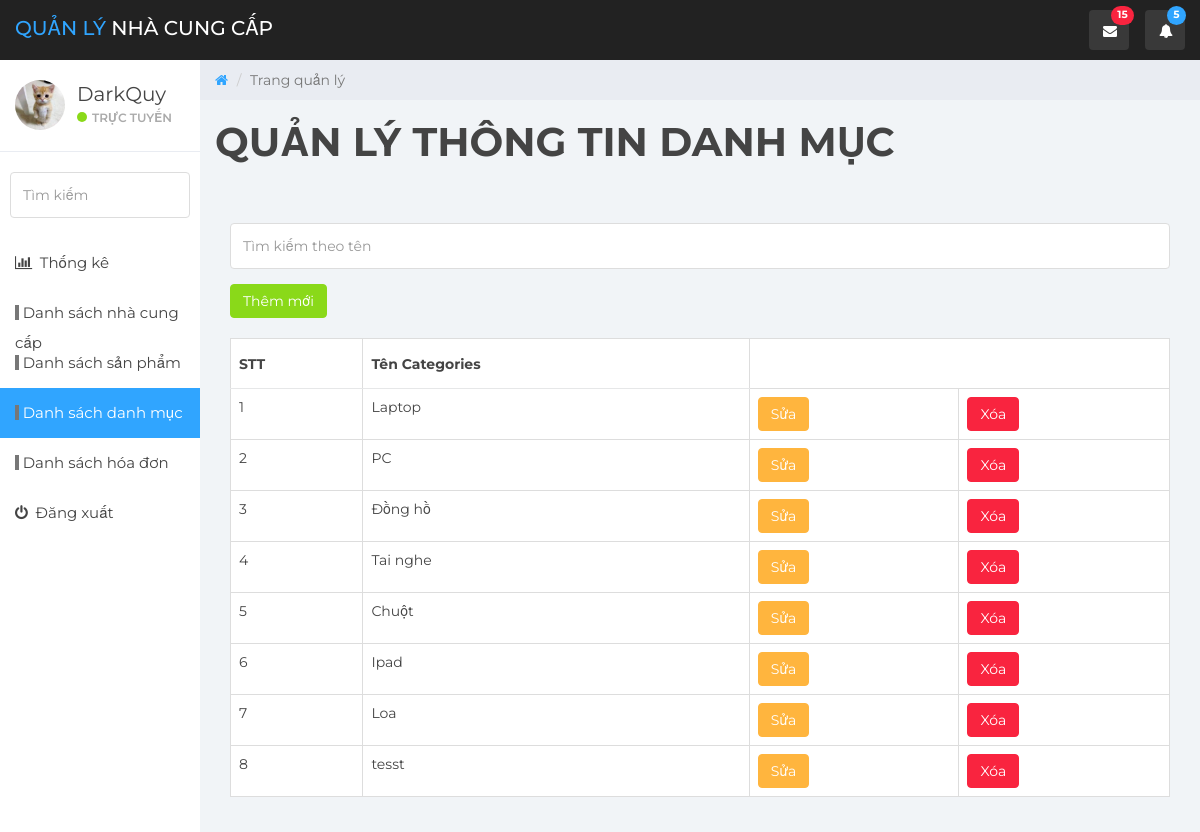
Screenshot of /admin/qldm.php (signed in) with the database file from the repository.
### tables this page shows
CREATE TABLE `danh_muc` (
  `id` int(11) NOT NULL,
  `ten` varchar(255) NOT NULL
);

### admin/dbhelp.php (called while the page is built, shortened)
<?php
function executeResult($sql)
{
	$conn = mysqli_connect(HOST, USERNAME, PASSWORD, DATABASE);
	$resultset = mysqli_query($conn, $sql);
	$list      = [];
	while ($row = mysqli_fetch_array($resultset, 1)) {
		$list[] = $row;
	}
	return $list;
}

### admin/qldm.php (the view, shortened to what this page needs)
<?php
require_once('dbhelp.php');
?>
<!DOCTYPE html>
<html>
<head>
    <link href="css/bootstrap.min.css" rel="stylesheet">
    <link href="css/font-awesome.min.css" rel="stylesheet">
    <link href="css/datepicker3.css" rel="stylesheet">
    <link href="css/styles.css" rel="stylesheet">
</head>
<body>
    <nav class="navbar navbar-custom navbar-fixed-top" role="navigation">
        <div class="container-fluid">
            <div class="navbar-header">
                <a class="navbar-brand" href="admin.php"><span>Quản Lý</span> NHÀ CUNG CẤP </a>
                <ul class="nav navbar-top-links navbar-right">
                    <li class="dropdown"><a class="dropdown-toggle count-info" data-toggle="dropdown" href="admin.php">
                            <em class="fa fa-envelope"></em><span class="label label-danger">15</span>
                        </a>
                    </li>
                    <li class="dropdown"><a class="dropdown-toggle count-info" data-toggle="dropdown" href="#">
                            <em class="fa fa-bell"></em><span class="label label-info">5</span>
                        </a>
                    </li>
                </ul>
            </div>
        </div>
    </nav>
    <div id="sidebar-collapse" class="col-sm-3 col-lg-2 sidebar">
        <div class="profile-sidebar">
            <div class="profile-userpic">
                <img src="./images/download.jpg" class="img-responsive" alt="">
            </div>
            <div class="profile-usertitle">
                <div class="profile-usertitle-name">DarkQuy</div>
                <div class="profile-usertitle-status"><span class="indicator label-success"></span>Trực tuyến</div>
            </div>
        </div>
        <form role="search">
            <div class="form-group">
                <input type="text" class="form-control" placeholder="Tìm kiếm">
            </div>
        </form>
        <ul class="nav menu">
            <li><a href="charts.php"><em class="fa fa-bar-chart">&nbsp;</em> Thống kê </a></li>
            <li><a href="qlncc.php"><em class="fa label-default">&nbsp;</em> Danh sách nhà cung cấp</a></li>
            <li><a href="qlsp.php"><em class="fa label-default">&nbsp;</em> Danh sách sản phẩm</a></li>
            <li class="active"><a href="qldm.php"><em class="fa label-default">&nbsp;</em> Danh sách danh mục</a></li>
            <li><a href="qlhd.php"><em class="fa label-default">&nbsp;</em> Danh sách hóa đơn</a></li>
            <li><a href="logout.php"><em class="fa fa-power-off">&nbsp;</em> Đăng xuất</a></li>
        </ul>
    </div>
    <div class="col-sm-9 col-sm-offset-3 col-lg-10 col-lg-offset-2 main">
        <div class="row">
            <ol class="breadcrumb">
                <li><a href="admin.php">
                        <em class="fa fa-home"></em>
                    </a></li>
                <li class="active">Trang quản lý</li>
            </ol>
        </div>
        <div class="row">
            <div class="col-lg-12">
                <h1 class="page-header"><b>QUẢN LÝ THÔNG TIN DANH MỤC</b></h1>
            </div>
        </div>
        <div class="panel-body">
            <form method="get">
                <input type="text" name="s" class="form-control" style="margin-top: 15px; margin-bottom: 15px;" placeholder="Tìm kiếm theo tên">
            </form>
            <button class="btn btn-success" style="margin-bottom: 20px;" onclick="window.open('add_or_edit_dm.php', '_self')">Thêm mới</button>
            <table class="table table-bordered">
                <thead>
                    <tr>
                        <th>STT</th>
                        <th>Tên Categories</th>
                    </tr>
                </thead>
                <tbody>
                    <?php
                    if (isset($_GET['s']) && $_GET['s'] != '') {
                        $sql = 'SELECT * FROM danh_muc WHERE ten LIKE "%' . $_GET['s'] . '%"';
                    } else {
                        $sql = 'SELECT * FROM danh_muc';
                    }
                    $List = executeResult($sql);
                    $index = 1;
                    foreach ($List as $std) {
                        echo '<tr>
            <td>' . ($index++) . '</td>
            <td>' . $std['ten'] . '</td>
            <td><button class="btn btn-warning" onclick=\'window.open("add_or_edit_dm.php.?ID=' . $std['id'] . '","_self")\'>Sửa</button></td>
            <td><button class="btn btn-danger" onclick="deleteStudent(' . $std['id'] . ')">Xóa</button></td>
        </tr>';
                    }
                    ?>
                </tbody>
            </table>
        </div>
    </div>
</body>
</html>

### rows the page displays
danh_muc: ten "Laptop"
danh_muc: ten "PC"
danh_muc: ten "Đồng hồ"
danh_muc: ten "Tai nghe"
danh_muc: ten "Chuột"
danh_muc: ten "Ipad"
danh_muc: ten "Loa"
danh_muc: ten "tesst"
